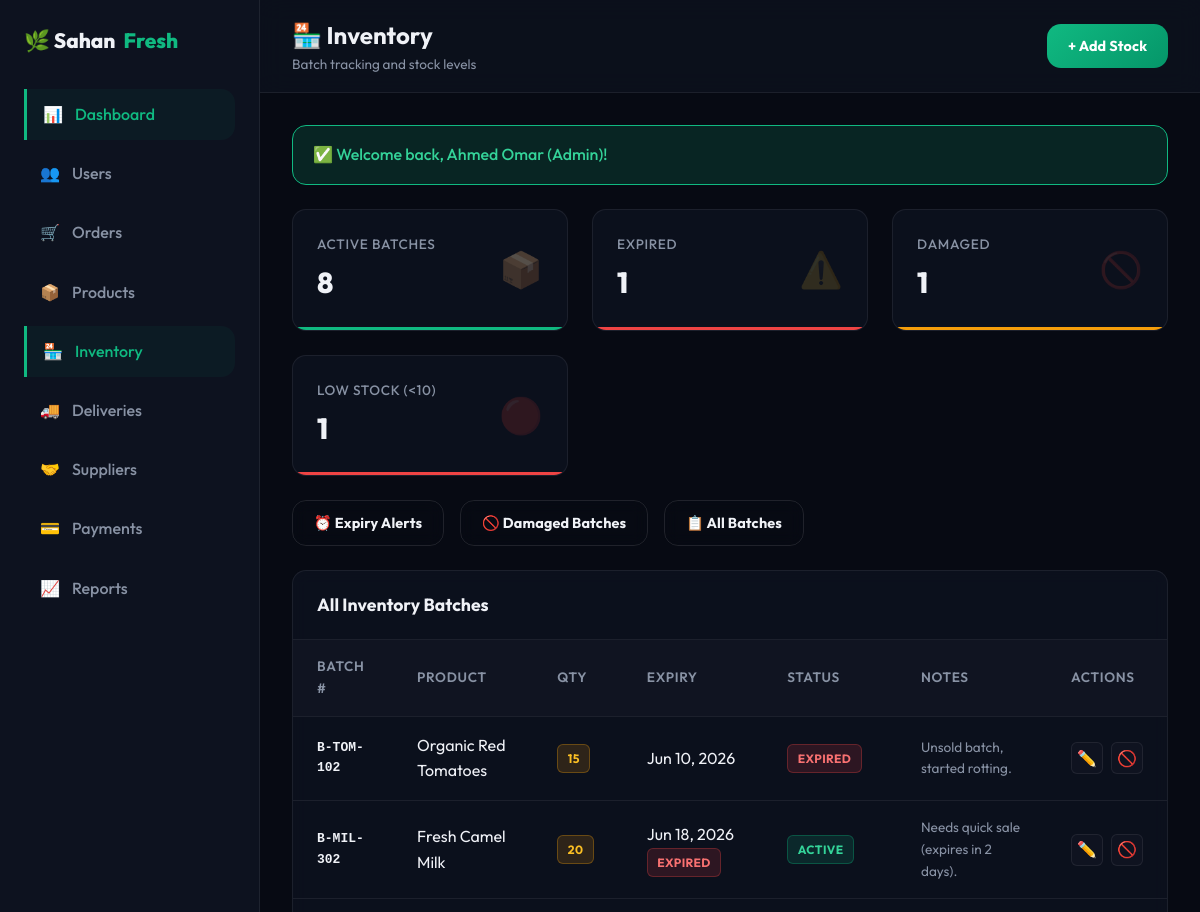
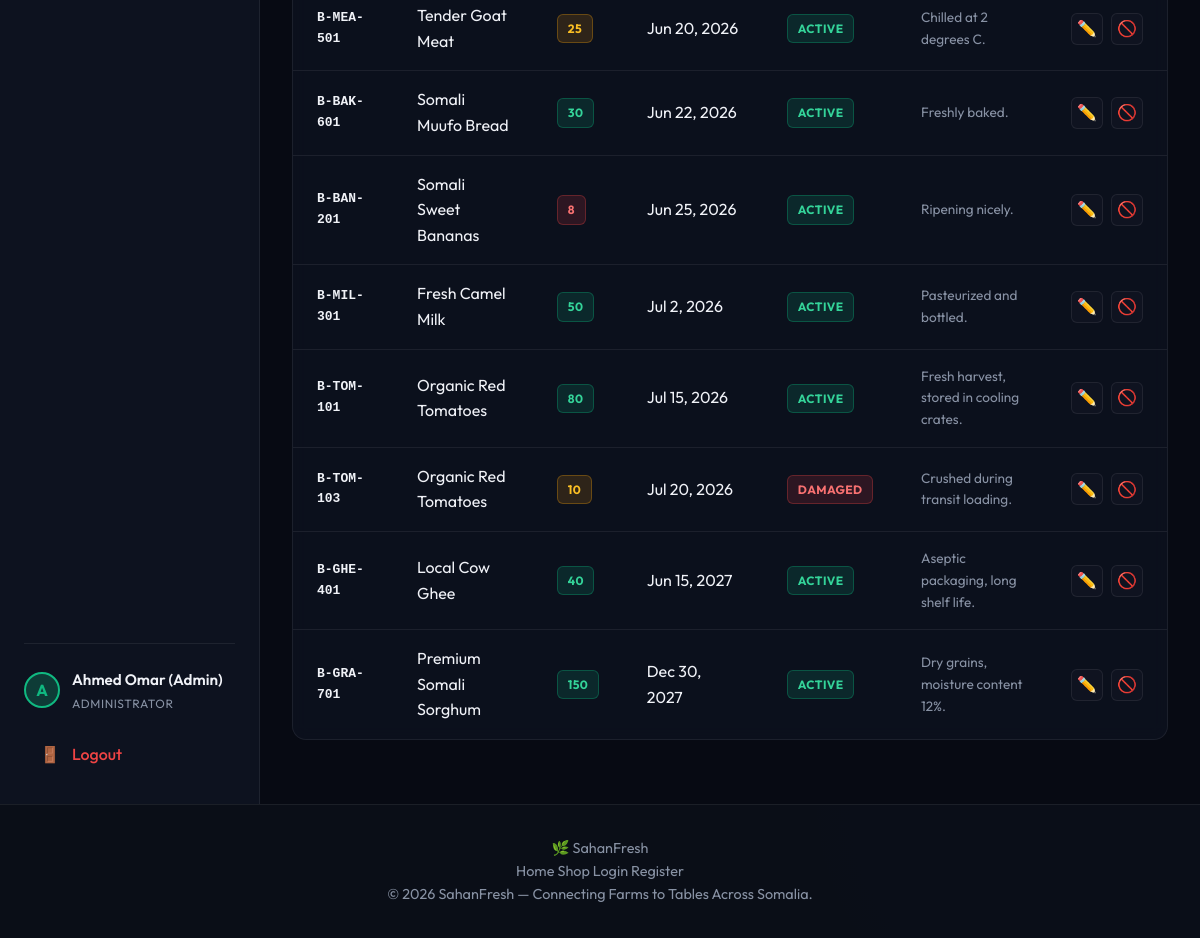
/inventory/index.php (signed in), run on the app's committed database (2 pictures, top to bottom).
### tables this page shows
CREATE TABLE IF NOT EXISTS `inventory_batches` (
  `id` INT AUTO_INCREMENT PRIMARY KEY,
  `product_id` INT NOT NULL,
  `batch_number` VARCHAR(50) NOT NULL,
  `quantity` INT NOT NULL DEFAULT 0,
  `expiry_date` DATE NOT NULL,
  `status` ENUM('active', 'expired', 'damaged') DEFAULT 'active',
  `notes` TEXT DEFAULT NULL,
  `created_at` TIMESTAMP DEFAULT CURRENT_TIMESTAMP,
  FOREIGN KEY (`product_id`) REFERENCES `products` (`id`) ON DELETE CASCADE
);

CREATE TABLE IF NOT EXISTS `products` (
  `id` INT AUTO_INCREMENT PRIMARY KEY,
  `category_id` INT NOT NULL,
  `supplier_id` INT DEFAULT NULL,
  `name` VARCHAR(150) NOT NULL,
  `description` TEXT DEFAULT NULL,
  `price` DECIMAL(10,2) NOT NULL,
  `sku` VARCHAR(50) NOT NULL UNIQUE,
  `image_url` VARCHAR(255) DEFAULT NULL,
  `created_at` TIMESTAMP DEFAULT CURRENT_TIMESTAMP,
  FOREIGN KEY (`category_id`) REFERENCES `categories` (`id`) ON DELETE CASCADE,
  FOREIGN KEY (`supplier_id`) REFERENCES `users` (`id`) ON DELETE SET NULL
);

### config/session.php (called while the page is built, shortened)
<?php
function is_logged_in() {
    return isset($_SESSION['user_id']);
}
function get_logged_in_user() {
    return [
        'id' => $_SESSION['user_id'],
        'name' => $_SESSION['user_name'],
        'email' => $_SESSION['user_email'],
        'role' => $_SESSION['user_role'],
        'phone' => isset($_SESSION['user_phone']) ? $_SESSION['user_phone'] : '',
        'address' => isset($_SESSION['user_address']) ? $_SESSION['user_address'] : ''
    ];
}
function get_flash_message($type) {
    if (isset($_SESSION['flash'][$type])) {
        $msg = $_SESSION['flash'][$type];
        return $msg;
    }
    return null;
}
?>

### inventory/index.php (the view, shortened to what this page needs)
<?php
require_once __DIR__.'/../config/database.php';
require_once __DIR__.'/../config/session.php';
$user=get_logged_in_user();
$supplierFilter = ($user['role']==='supplier') ? "AND p.supplier_id={$user['id']}" : '';
$batches=$conn->query("SELECT ib.*,p.name as product_name FROM inventory_batches ib JOIN products p ON ib.product_id=p.id WHERE 1 $supplierFilter ORDER BY ib.expiry_date ASC")->fetchAll(PDO::FETCH_ASSOC);
$pageTitle='Inventory'; include __DIR__.'/../includes/header.php';
function statusBadge2($s){$m=['active'=>'success','expired'=>'danger','damaged'=>'danger']; return '<span class="badge badge-'.($m[$s]??'neutral').'">'.ucfirst($s).'</span>';}
$stats=['active'=>0,'expired'=>0,'damaged'=>0,'low_stock'=>0];
foreach($batches as $b){if(isset($stats[$b['status']]))$stats[$b['status']]++;if($b['quantity']<10&&$b['status']==='active')$stats['low_stock']++;}
?>
<div class="dashboard-layout">
<?php include __DIR__.'/../includes/sidebar.php'; ?>
<div class="dashboard-main">
<div class="dashboard-header"><div class="dashboard-title"><h2>🏪 Inventory</h2><p>Batch tracking and stock levels</p></div>
<a href="<?php echo BASE_URL; ?>inventory/add_stock.php" class="btn btn-primary">+ Add Stock</a></div>
<div class="dashboard-content">
<?php if($msg=get_flash_message('success')): ?><div class="alert alert-success">✅ <?php echo htmlspecialchars($msg); ?></div><?php endif; ?>
<div class="stats-grid" style="margin-bottom:1.5rem;">
    <div class="stat-card primary"><div><div class="stat-label">Active Batches</div><div class="stat-value"><?php echo $stats['active']; ?></div></div><div class="stat-icon">📦</div></div>
    <div class="stat-card danger"><div><div class="stat-label">Expired</div><div class="stat-value"><?php echo $stats['expired']; ?></div></div><div class="stat-icon">⚠️</div></div>
    <div class="stat-card warning"><div><div class="stat-label">Damaged</div><div class="stat-value"><?php echo $stats['damaged']; ?></div></div><div class="stat-icon">🚫</div></div>
    <div class="stat-card danger"><div><div class="stat-label">Low Stock (&lt;10)</div><div class="stat-value"><?php echo $stats['low_stock']; ?></div></div><div class="stat-icon">🔴</div></div>
</div>
<div style="display:flex;gap:1rem;flex-wrap:wrap;margin-bottom:1.5rem;">
    <a href="<?php echo BASE_URL; ?>inventory/expiry.php" class="btn btn-secondary">⏰ Expiry Alerts</a>
    <a href="<?php echo BASE_URL; ?>inventory/damaged.php" class="btn btn-secondary">🚫 Damaged Batches</a>
    <a href="<?php echo BASE_URL; ?>inventory/batches.php" class="btn btn-secondary">📋 All Batches</a>
</div>
<div class="table-container">
    <div class="table-header-bar"><div class="table-title">All Inventory Batches</div></div>
    <table class="admin-table">
        <thead><tr><th>Batch #</th><th>Product</th><th>Qty</th><th>Expiry</th><th>Status</th><th>Notes</th><th>Actions</th></tr></thead>
        <tbody>
        <?php foreach($batches as $b): $expired=strtotime($b['expiry_date'])<time(); ?>
        <tr>
            <td style="font-weight:600;font-family:monospace;"><?php echo htmlspecialchars($b['batch_number']); ?></td>
            <td><?php echo htmlspecialchars($b['product_name']); ?></td>
            <td><?php $q=(int)$b['quantity']; echo '<span class="badge badge-'.($q<10?'danger':($q<30?'warning':'success')).'">'.$q.'</span>'; ?></td>
            <td><?php echo date('M j, Y',strtotime($b['expiry_date'])); ?><?php if($expired&&$b['status']==='active'): ?> <span class="badge badge-danger">EXPIRED</span><?php endif; ?></td>
            <td><?php echo statusBadge2($b['status']); ?></td>
            <td style="color:var(--text-muted);font-size:.85rem;"><?php echo htmlspecialchars(substr($b['notes']??'',0,40)); ?></td>
            <td>
                <div class="action-buttons">
                    <a href="<?php echo BASE_URL; ?>inventory/update_stock.php?id=<?php echo $b['id']; ?>" class="btn-icon edit" title="Update">✏️</a>
                    <a href="<?php echo BASE_URL; ?>inventory/damaged.php?flag=<?php echo $b['id']; ?>" class="btn-icon delete" title="Mark Damaged" data-confirm="Mark this batch as damaged?">🚫</a>
                </div>
            </td>
        </tr>
        <?php endforeach; ?>
        </tbody>
    </table>
</div>
</div></div></div>
<?php include __DIR__.'/../includes/footer.php'; ?>

### assets/css/style.css (style rules this page uses)
:root { --bg-main: #07090f; --bg-card: rgba(13, 18, 32, 0.8); --bg-header: rgba(7, 9, 15, 0.7); --border-color: rgba(255, 255, 255, 0.07); --primary: #10b981; --primary-hover: #059669; --primary-glow: rgba(16, 185, 129, 0.25); --accent: #6366f1; --accent-glow: rgba(99, 102, 241, 0.2); --danger: #ef4444; --warning: #f59e0b; --info: #0ea5e9; --text-main: #f0f2f7; --text-muted: #8892a4; --text-dark: #111827; --font-sans: 'Outfit', -apple-system, BlinkMacSystemFont, "Segoe UI", Roboto, sans-serif; --transition: all 0.3s cubic-bezier(0.4, 0, 0.2, 1); --radius: 14px; --radius-sm: 8px; }
* { margin: 0; padding: 0; box-sizing: border-box; }
body { font-family: var(--font-sans); background-color: var(--bg-main); color: var(--text-main); line-height: 1.6; min-height: 100vh; display: flex; flex-direction: column; overflow-x: hidden; }
body::before { content: ''; position: fixed; top: -20%; left: -15%; width: 55%; height: 55%; background: radial-gradient(circle, rgba(16, 185, 129, 0.04) 0%, transparent 70%); z-index: -1; pointer-events: none; }
body::after { content: ''; position: fixed; bottom: -20%; right: -15%; width: 55%; height: 55%; background: radial-gradient(circle, rgba(99, 102, 241, 0.04) 0%, transparent 70%); z-index: -1; pointer-events: none; }
a { color: inherit; text-decoration: none; transition: var(--transition); }
.btn { display: inline-flex; align-items: center; justify-content: center; padding: 0.65rem 1.3rem; font-weight: 700; border-radius: var(--radius); transition: var(--transition); cursor: pointer; font-size: 0.9rem; border: none; gap: 0.5rem; letter-spacing: .01em; font-family: var(--font-sans); }
.btn-primary { background: linear-gradient(135deg, var(--primary), #059669); color: #fff; box-shadow: 0 0 0 rgba(16,185,129,0); }
.btn-secondary { background-color: transparent; border: 1px solid rgba(255,255,255,.1); color: var(--text-main); backdrop-filter: blur(8px); }
.alert { padding: 1rem 1.25rem; border-radius: var(--radius); margin-bottom: 1.5rem; font-weight: 500; display: flex; align-items: center; gap: 0.75rem; }
.alert-success { background-color: rgba(16, 185, 129, 0.15); border: 1px solid var(--primary); color: #34d399; }

### data on the page
inventory_batches: batch_number "B-TOM-102", product.name "Organic Red Tomatoes", quantity "15", expiry_date "Jun 10, 2026", status "EXPIRED", notes "Unsold batch, started rotting."
inventory_batches: batch_number "B-MIL-302", product.name "Fresh Camel Milk", quantity "20", expiry_date "Jun 18, 2026", shows "EXPIRED", status "ACTIVE", notes "Needs quick sale (expires in 2 days)."
inventory_batches: batch_number "B-MEA-501", product.name "Tender Goat Meat", quantity "25", expiry_date "Jun 20, 2026", status "ACTIVE", notes "Chilled at 2 degrees C."
inventory_batches: batch_number "B-BAK-601", product.name "Somali Muufo Bread", quantity "30", expiry_date "Jun 22, 2026", status "ACTIVE", notes "Freshly baked."
inventory_batches: batch_number "B-BAN-201", product.name "Somali Sweet Bananas", quantity "8", expiry_date "Jun 25, 2026", status "ACTIVE", notes "Ripening nicely."
inventory_batches: batch_number "B-MIL-301", product.name "Fresh Camel Milk", quantity "50", expiry_date "Jul 2, 2026", status "ACTIVE", notes "Pasteurized and bottled."
inventory_batches: batch_number "B-TOM-101", product.name "Organic Red Tomatoes", quantity "80", expiry_date "Jul 15, 2026", status "ACTIVE", notes "Fresh harvest, stored in cooling crates."
inventory_batches: batch_number "B-TOM-103", product.name "Organic Red Tomatoes", quantity "10", expiry_date "Jul 20, 2026", status "DAMAGED", notes "Crushed during transit loading."
inventory_batches: batch_number "B-GHE-401", product.name "Local Cow Ghee", quantity "40", expiry_date "Jun 15, 2027", status "ACTIVE", notes "Aseptic packaging, long shelf life."
inventory_batches: batch_number "B-GRA-701", product.name "Premium Somali Sorghum", quantity "150", expiry_date "Dec 30, 2027", status "ACTIVE", notes "Dry grains, moisture content 12%."

### other printed values
$item['icon'] "📊"
$item['label'] "Dashboard"
$item['icon'] "👥"
$item['label'] "Users"
$item['icon'] "🛒"
$item['label'] "Orders"
$item['icon'] "📦"
$item['label'] "Products"
$item['icon'] "🏪"
$item['label'] "Inventory"
$item['icon'] "🚚"
$item['label'] "Deliveries"
$item['icon'] "🤝"
$item['label'] "Suppliers"
$item['icon'] "💳"
